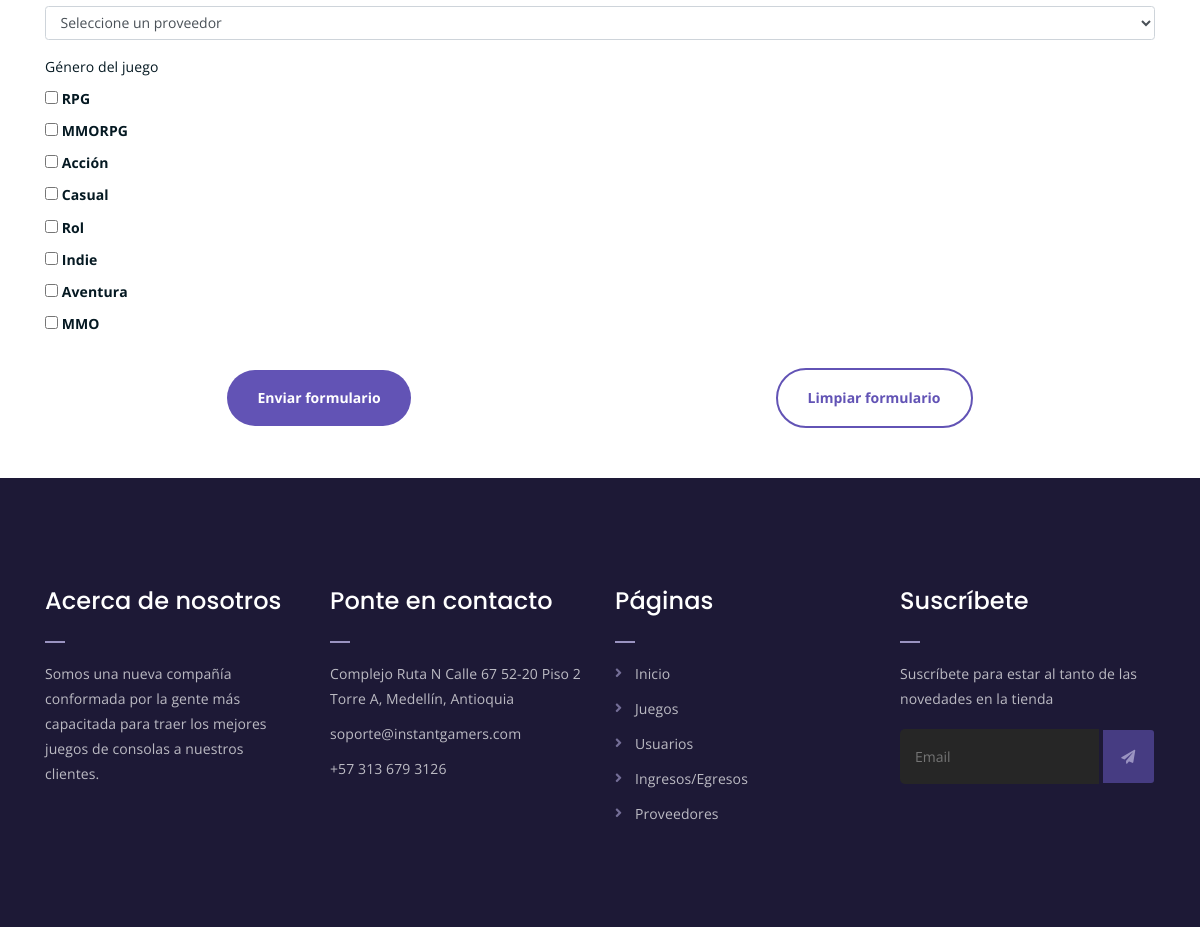
Page /webapp/formularioJuego/ (lower part) on the earlier database version.
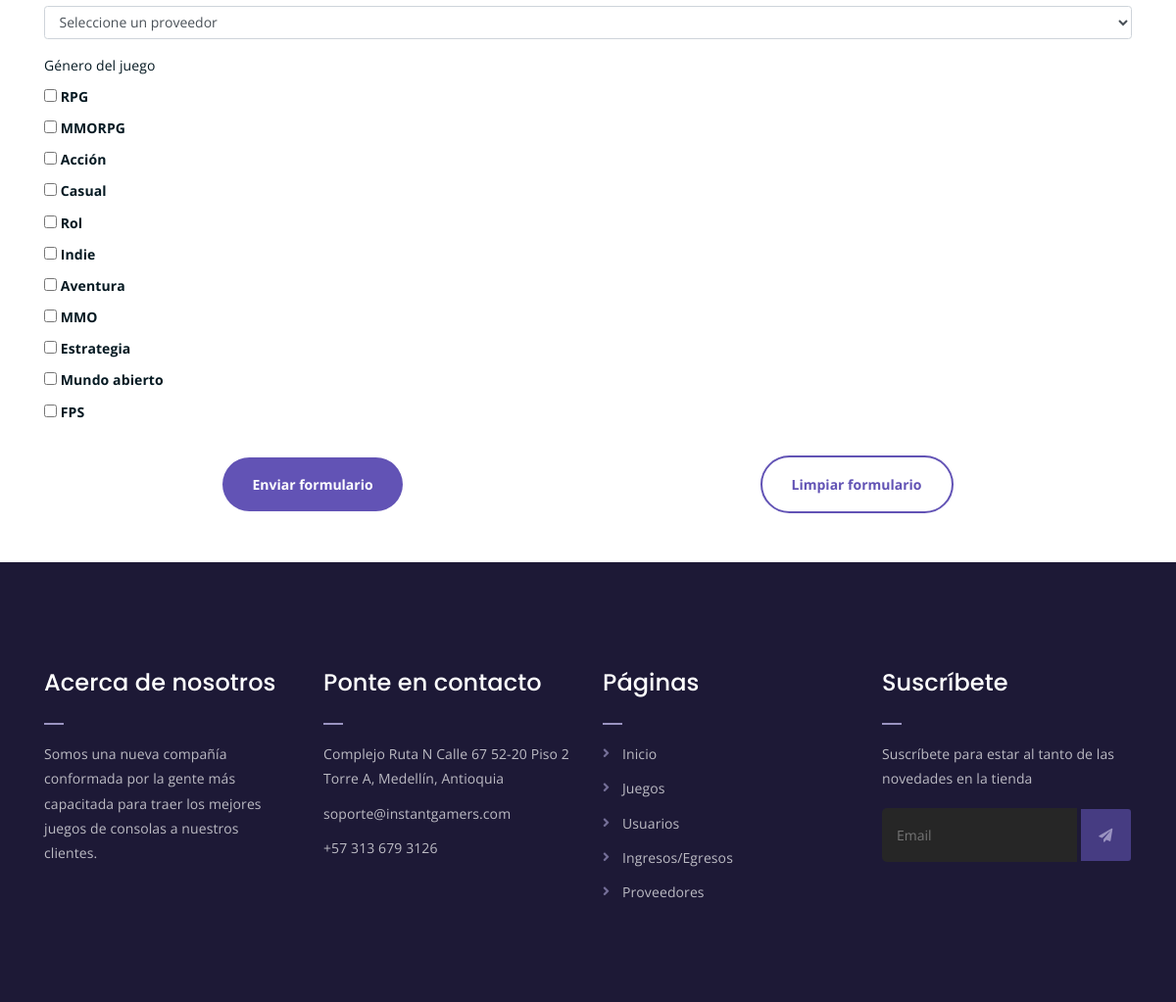
Same page on the later database version.
### webapp/models.py (models this page shows, shortened)
class Genero(models.Model):
    nombre = models.CharField(max_length=30, unique=True)

### webapp/views.py (the view)
# urls.py: path('formularioJuego/', views.formularioJuego, name="formularioJuego"),
def formularioJuego(request):
    generos = Genero.objects.all()
    proveedores = Proveedor.objects.filter(habilitado = True)
    return render(request, 'webapp/juego/formulario_juego.html', {"generos": generos, "proveedores": proveedores})

### webapp/templates/webapp/juego/formulario_juego.html (shortened to what this page needs)
{% extends 'webapp/base-crud.html' %}
{% load static %}
{% block contenedor %}
<div class="contact-from-section mt-150 mb-150">
    <div class="container">
        <form action="{% url 'webapp:guardarJuego' %}" class="needs-validation" novalidate="" method="post">{% csrf_token %}
            <br/>
            <br/>
            <br/>
            <div class="form-group">
                <select name="proveedor" id="" class="form-control" required>
                    <option disabled selected>Seleccione un proveedor</option>
                </select>
            </div>
            <div class="form-row">
                <div class="col">
                    <label for="generoJuego">Género del juego</label>
                    <br>
                    {% for genero in generos %}
                        <input type="checkbox" name="generos" id="option{{genero.id}}" value={{genero.id}} />
                        <label for="option{{genero.id}}"><b>{{genero.nombre}}</b></label><br />
                    {% endfor %}
                </div>
            </div>
            <br>
            <div class="form-btns">
                <button type="submit">Enviar formulario</button>
                <button type="reset">Limpiar formulario</button>
            </div>
        </form>
    </div>
</div>
{% endblock contenedor %}

Differences in the rows shown:
added Genero: nombre "Estrategia"
added Genero: nombre "Mundo abierto"
added Genero: nombre "FPS"
